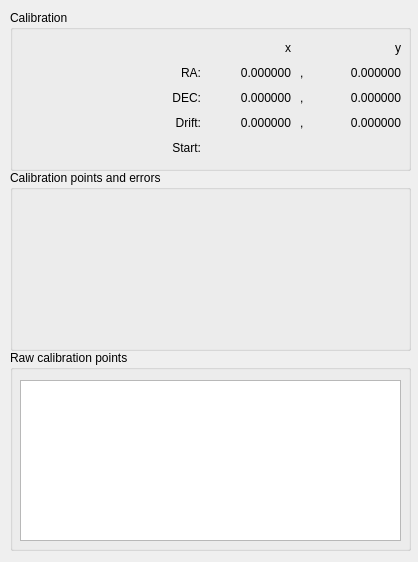
<?xml version="1.0" encoding="UTF-8"?>
<ui version="4.0">
 <class>CalibrationMonitor</class>
 <widget class="QWidget" name="CalibrationMonitor">
  <property name="geometry">
   <rect>
    <x>0</x>
    <y>0</y>
    <width>418</width>
    <height>562</height>
   </rect>
  </property>
  <property name="windowTitle">
   <string>Calibration</string>
  </property>
  <widget class="QGroupBox" name="calibrationpointsGroup">
   <property name="geometry">
    <rect>
     <x>10</x>
     <y>170</y>
     <width>401</width>
     <height>181</height>
    </rect>
   </property>
   <property name="title">
    <string>Calibration points and errors</string>
   </property>
   <widget class="CalibrationPointWidget" name="calibrationpointsWidget" native="true">
    <property name="geometry">
     <rect>
      <x>10</x>
      <y>30</y>
      <width>141</width>
      <height>141</height>
     </rect>
    </property>
   </widget>
   <widget class="CalibrationPointWidget" name="errorsWidget" native="true">
    <property name="geometry">
     <rect>
      <x>160</x>
      <y>30</y>
      <width>141</width>
      <height>141</height>
     </rect>
    </property>
   </widget>
   <widget class="ErrorWidget" name="xerrorWidget" native="true">
    <property name="geometry">
     <rect>
      <x>310</x>
      <y>30</y>
      <width>81</width>
      <height>66</height>
     </rect>
    </property>
    <property name="whatsThis">
     <string notr="true" extracomment="Residual error in CCD x-axis after calibration correction"/>
    </property>
   </widget>
   <widget class="ErrorWidget" name="yerrorWidget" native="true">
    <property name="geometry">
     <rect>
      <x>310</x>
      <y>105</y>
      <width>81</width>
      <height>65</height>
     </rect>
    </property>
    <property name="whatsThis">
     <string notr="true" extracomment="Residual error in CCD y-axis after calibration correction"/>
    </property>
   </widget>
  </widget>
  <widget class="QGroupBox" name="calibrationGroup">
   <property name="geometry">
    <rect>
     <x>10</x>
     <y>10</y>
     <width>401</width>
     <height>161</height>
    </rect>
   </property>
   <property name="title">
    <string>Calibration</string>
   </property>
   <widget class="CalibrationWidget" name="calibrationWidget" native="true">
    <property name="geometry">
     <rect>
      <x>9</x>
      <y>29</y>
      <width>121</width>
      <height>121</height>
     </rect>
    </property>
    <property name="whatsThis">
     <string/>
    </property>
   </widget>
   <widget class="QLabel" name="raLabel">
    <property name="geometry">
     <rect>
      <x>150</x>
      <y>55</y>
      <width>41</width>
      <height>16</height>
     </rect>
    </property>
    <property name="text">
     <string>RA:</string>
    </property>
    <property name="alignment">
     <set>Qt::AlignRight|Qt::AlignTrailing|Qt::AlignVCenter</set>
    </property>
   </widget>
   <widget class="QLabel" name="decLabel">
    <property name="geometry">
     <rect>
      <x>150</x>
      <y>80</y>
      <width>41</width>
      <height>16</height>
     </rect>
    </property>
    <property name="text">
     <string>DEC:</string>
    </property>
    <property name="alignment">
     <set>Qt::AlignRight|Qt::AlignTrailing|Qt::AlignVCenter</set>
    </property>
   </widget>
   <widget class="QLabel" name="driftLabel">
    <property name="geometry">
     <rect>
      <x>150</x>
      <y>105</y>
      <width>41</width>
      <height>16</height>
     </rect>
    </property>
    <property name="text">
     <string>Drift:</string>
    </property>
    <property name="alignment">
     <set>Qt::AlignRight|Qt::AlignTrailing|Qt::AlignVCenter</set>
    </property>
   </widget>
   <widget class="QLabel" name="xLabel">
    <property name="geometry">
     <rect>
      <x>190</x>
      <y>30</y>
      <width>91</width>
      <height>16</height>
     </rect>
    </property>
    <property name="text">
     <string>x</string>
    </property>
    <property name="alignment">
     <set>Qt::AlignRight|Qt::AlignTrailing|Qt::AlignVCenter</set>
    </property>
   </widget>
   <widget class="QLabel" name="yLabel">
    <property name="geometry">
     <rect>
      <x>300</x>
      <y>30</y>
      <width>91</width>
      <height>16</height>
     </rect>
    </property>
    <property name="text">
     <string>y</string>
    </property>
    <property name="alignment">
     <set>Qt::AlignRight|Qt::AlignTrailing|Qt::AlignVCenter</set>
    </property>
   </widget>
   <widget class="QLabel" name="separator1">
    <property name="geometry">
     <rect>
      <x>290</x>
      <y>55</y>
      <width>16</width>
      <height>16</height>
     </rect>
    </property>
    <property name="text">
     <string>,</string>
    </property>
   </widget>
   <widget class="QLabel" name="separator2">
    <property name="geometry">
     <rect>
      <x>290</x>
      <y>80</y>
      <width>16</width>
      <height>16</height>
     </rect>
    </property>
    <property name="text">
     <string>,</string>
    </property>
   </widget>
   <widget class="QLabel" name="separator3">
    <property name="geometry">
     <rect>
      <x>290</x>
      <y>105</y>
      <width>16</width>
      <height>16</height>
     </rect>
    </property>
    <property name="text">
     <string>,</string>
    </property>
   </widget>
   <widget class="QLabel" name="raxField">
    <property name="geometry">
     <rect>
      <x>190</x>
      <y>55</y>
      <width>91</width>
      <height>16</height>
     </rect>
    </property>
    <property name="text">
     <string>0.000000</string>
    </property>
    <property name="alignment">
     <set>Qt::AlignRight|Qt::AlignTrailing|Qt::AlignVCenter</set>
    </property>
   </widget>
   <widget class="QLabel" name="rayField">
    <property name="geometry">
     <rect>
      <x>300</x>
      <y>55</y>
      <width>91</width>
      <height>16</height>
     </rect>
    </property>
    <property name="text">
     <string>0.000000</string>
    </property>
    <property name="alignment">
     <set>Qt::AlignRight|Qt::AlignTrailing|Qt::AlignVCenter</set>
    </property>
   </widget>
   <widget class="QLabel" name="decyField">
    <property name="geometry">
     <rect>
      <x>300</x>
      <y>80</y>
      <width>91</width>
      <height>16</height>
     </rect>
    </property>
    <property name="text">
     <string>0.000000</string>
    </property>
    <property name="alignment">
     <set>Qt::AlignRight|Qt::AlignTrailing|Qt::AlignVCenter</set>
    </property>
   </widget>
   <widget class="QLabel" name="decxField">
    <property name="geometry">
     <rect>
      <x>190</x>
      <y>80</y>
      <width>91</width>
      <height>16</height>
     </rect>
    </property>
    <property name="text">
     <string>0.000000</string>
    </property>
    <property name="alignment">
     <set>Qt::AlignRight|Qt::AlignTrailing|Qt::AlignVCenter</set>
    </property>
   </widget>
   <widget class="QLabel" name="driftxField">
    <property name="geometry">
     <rect>
      <x>190</x>
      <y>105</y>
      <width>91</width>
      <height>16</height>
     </rect>
    </property>
    <property name="text">
     <string>0.000000</string>
    </property>
    <property name="alignment">
     <set>Qt::AlignRight|Qt::AlignTrailing|Qt::AlignVCenter</set>
    </property>
   </widget>
   <widget class="QLabel" name="driftyField">
    <property name="geometry">
     <rect>
      <x>300</x>
      <y>105</y>
      <width>91</width>
      <height>16</height>
     </rect>
    </property>
    <property name="text">
     <string>0.000000</string>
    </property>
    <property name="alignment">
     <set>Qt::AlignRight|Qt::AlignTrailing|Qt::AlignVCenter</set>
    </property>
   </widget>
   <widget class="QLabel" name="startLabel">
    <property name="geometry">
     <rect>
      <x>150</x>
      <y>130</y>
      <width>41</width>
      <height>16</height>
     </rect>
    </property>
    <property name="text">
     <string>Start:</string>
    </property>
    <property name="alignment">
     <set>Qt::AlignRight|Qt::AlignTrailing|Qt::AlignVCenter</set>
    </property>
   </widget>
   <widget class="QLabel" name="startField">
    <property name="geometry">
     <rect>
      <x>220</x>
      <y>130</y>
      <width>171</width>
      <height>20</height>
     </rect>
    </property>
    <property name="text">
     <string/>
    </property>
   </widget>
  </widget>
  <widget class="QGroupBox" name="rawdataGroup">
   <property name="geometry">
    <rect>
     <x>10</x>
     <y>350</y>
     <width>401</width>
     <height>201</height>
    </rect>
   </property>
   <property name="title">
    <string>Raw calibration points</string>
   </property>
   <widget class="QListWidget" name="calibrationpointList">
    <property name="geometry">
     <rect>
      <x>10</x>
      <y>30</y>
      <width>381</width>
      <height>161</height>
     </rect>
    </property>
    <property name="font">
     <font>
      <family>Courier New</family>
      <kerning>false</kerning>
     </font>
    </property>
   </widget>
  </widget>
 </widget>
 <customwidgets>
  <customwidget>
   <class>CalibrationPointWidget</class>
   <extends>QWidget</extends>
   <header>calibrationpointwidget.h</header>
   <container>1</container>
  </customwidget>
  <customwidget>
   <class>CalibrationWidget</class>
   <extends>QWidget</extends>
   <header>calibrationwidget.h</header>
   <container>1</container>
  </customwidget>
  <customwidget>
   <class>ErrorWidget</class>
   <extends>QWidget</extends>
   <header>errorwidget.h</header>
   <container>1</container>
  </customwidget>
 </customwidgets>
 <resources/>
 <connections/>
</ui>
